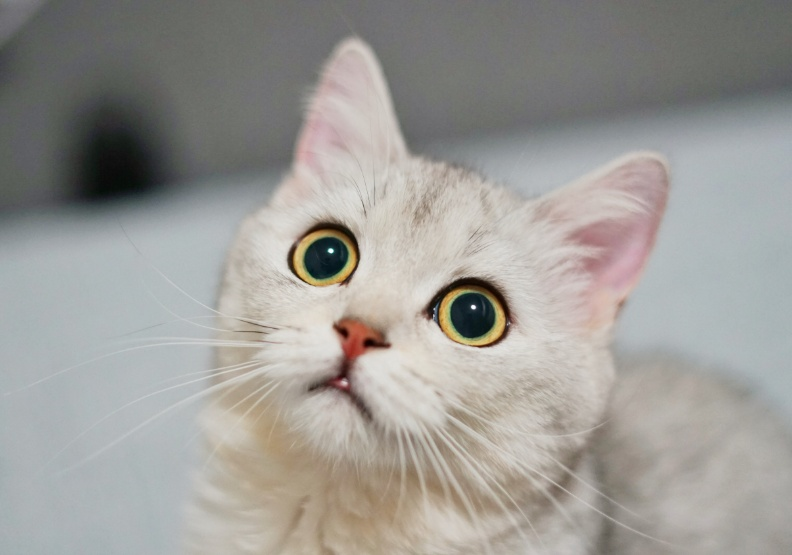
#> input picture Python/OpenCV/IMG&MP4/Cat.jpg, 792 x 555 px, found by its file name
$ python Common_Function.py
#> lines starting #> are read from the running program, lines starting #| are printed output that depends on the picture; after the words box and inside, x2 and y2 are one past the last pixel; in counts of white or black regions, pixels touching at a corner belong together
import cv2
import numpy as np
img=cv2.imread('D:\Coding\OpenCV\IMG&MP4\Cat.jpg')
#> img is the input picture: shape (555, 792, 3); mean B, G, R 150.2, 154.5, 156.5
# cv2.imshow('img',img)
# cv2.waitKey(0)

#灰階圖片
grayImg = cv2.cvtColor(img ,cv2.COLOR_BGR2GRAY)
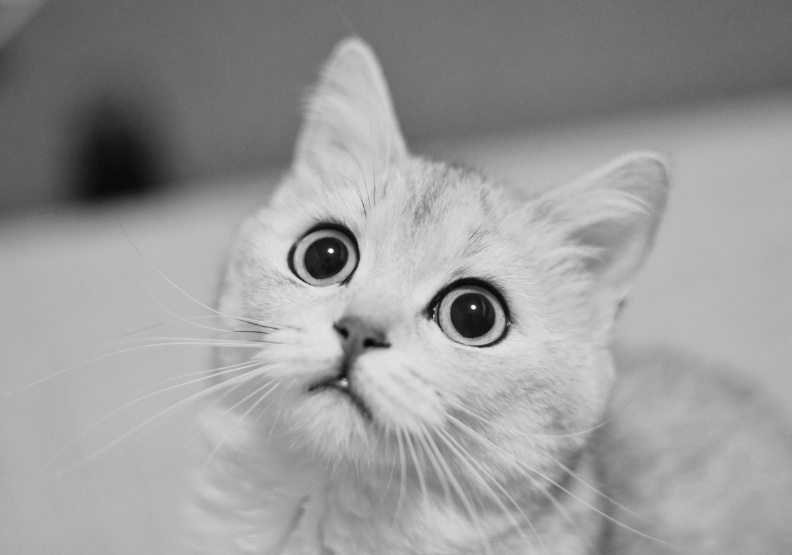
#> grayImg: shape (555, 792); min 5, max 253, mean 154.6
# cv2.imshow('img',grayImg)
# cv2.waitKey(0)

#高斯模糊
blurImg = cv2.GaussianBlur(img,(9,9),5) #(要處理的圖片, Kernel大小(要奇數), 標準差)
# cv2.imshow('img', blurImg)
# cv2.waitKey(0)

#邊緣
cannyImg = cv2.Canny(img, 50 ,100) #(要處理的圖片, 要被省略的分數, 要看成邊緣的分數)
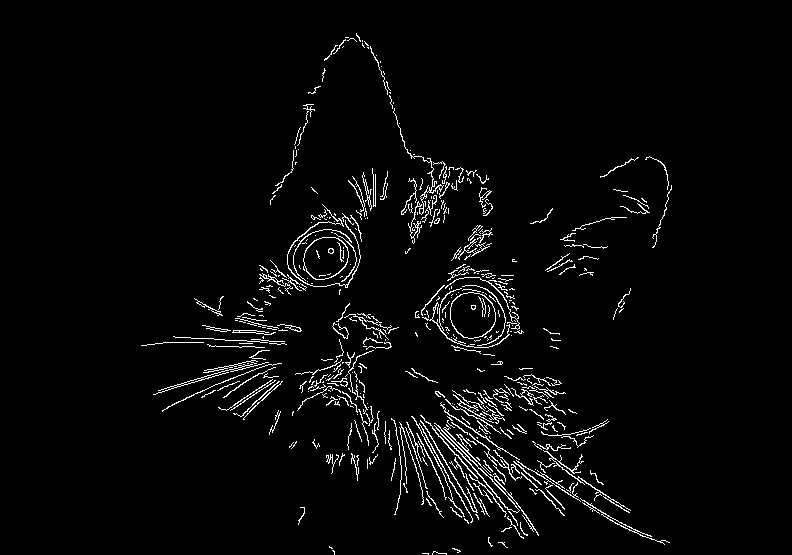
#> cannyImg: shape (555, 792); 3.1% white in thin lines or dots, all inside (x1, y1, x2, y2) = (141, 33, 672, 555)
# cv2.imshow('img', cannyImg)
# cv2.waitKey(0)

#邊緣膨脹
kernel = np.ones((5,5),np.uint8)
dilateImg = cv2.dilate(cannyImg, kernel, iterations=1) #(要處理的圖片, kernel大小(二維陣列), 膨脹次數)
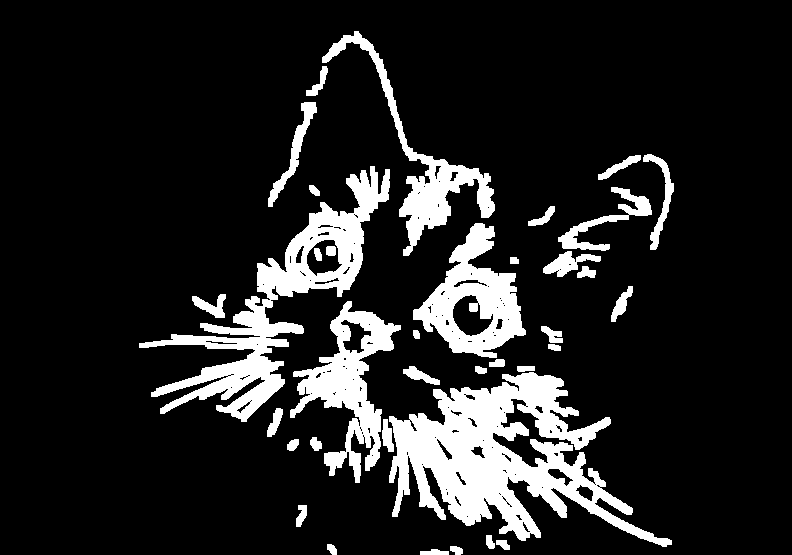
#> dilateImg: shape (555, 792); 14% white; 36 white regions, largest, box (x1, y1, x2, y2) and area: (389, 372, 672, 547) 20657, (139, 166, 390, 422) 13495, (290, 301, 401, 483) 6878
# cv2.imshow('img', dilateImg)
# cv2.waitKey(0)

#邊緣變細
erodeImg = cv2.erode(dilateImg, kernel, iterations=1) #跟膨脹一樣
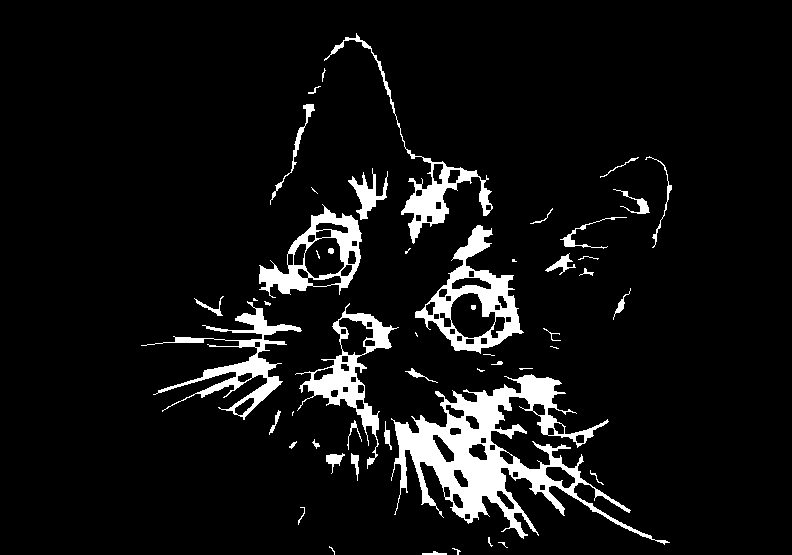
#> erodeImg: shape (555, 792); 7.4% white; 51 white regions (15 under 20 px), largest, box (x1, y1, x2, y2) and area: (391, 374, 670, 545) 12680, (415, 225, 524, 354) 4164, (141, 301, 302, 420) 3369
cv2.imshow('img', erodeImg)
cv2.waitKey(0)

$ run again, with Python/OpenCV/IMG&MP4/Oriange.jpg copied over Python/OpenCV/IMG&MP4/Cat.jpg
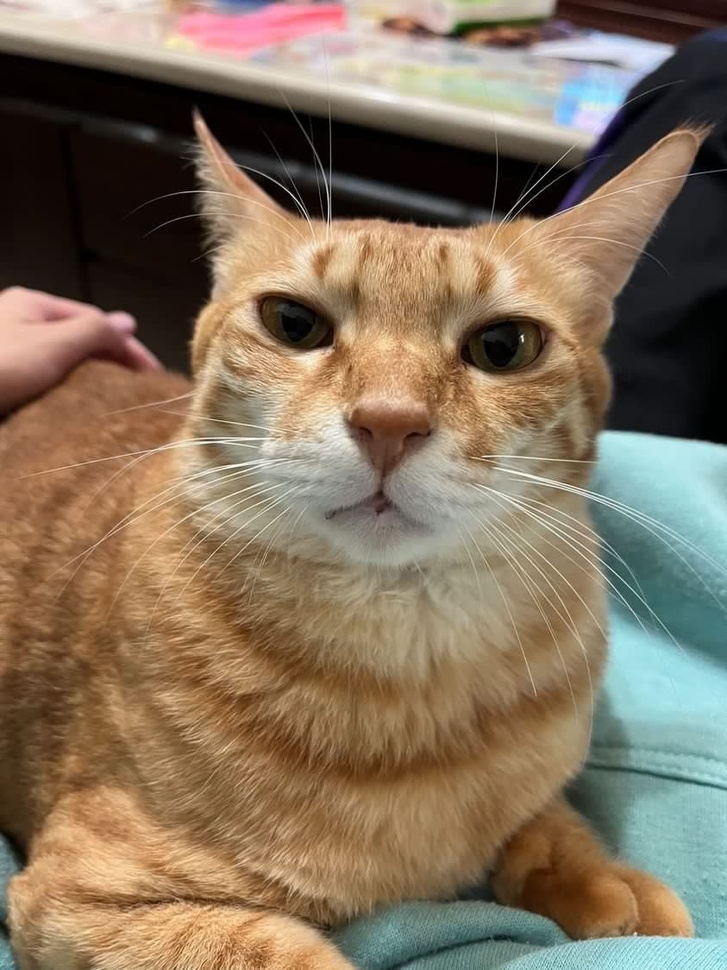
#> input picture Python/OpenCV/IMG&MP4/Oriange.jpg, 727 x 970 px, shrunk from 843 x 1124 before the run, found by its file name
#> img is the input picture: shape (970, 727, 3); mean B, G, R 93.7, 114.7, 132
#> `cannyImg = cv2.Canny(img, 50 ,100)`:
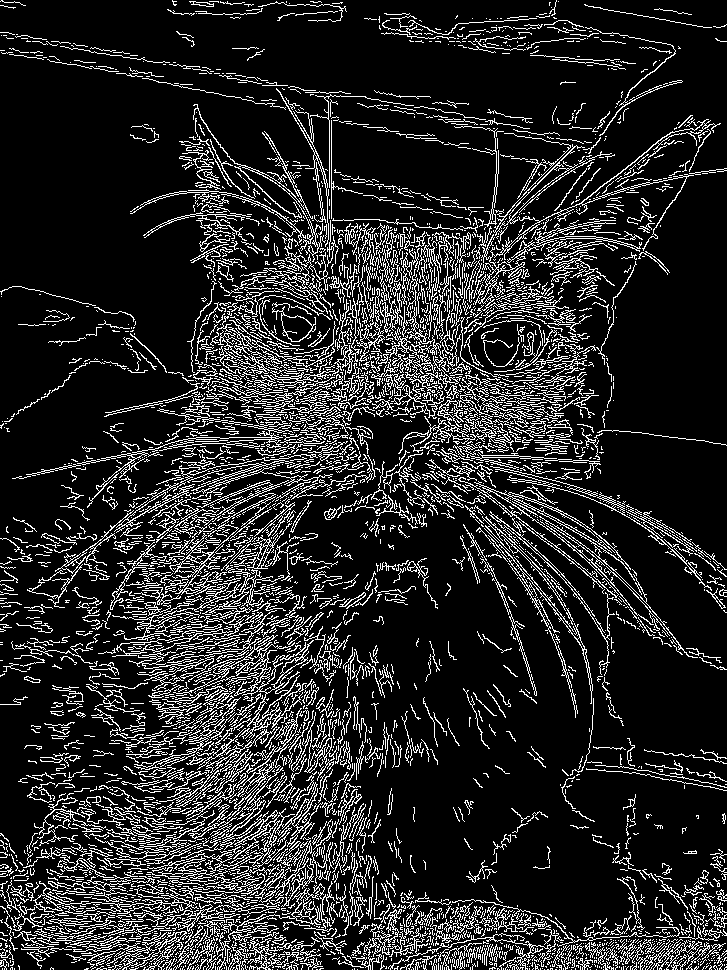
#> cannyImg: shape (970, 727); 15.3% white in thin lines or dots
#> dilateImg: shape (970, 727); 54.9% white; 680 black regions (477 under 20 px), largest, box (x1, y1, x2, y2) and area: (296, 490, 727, 935) 73499, (0, 56, 312, 374) 50147, (0, 0, 666, 140) 38384
#> `erodeImg = cv2.erode(dilateImg, kernel, iterations=1)`:
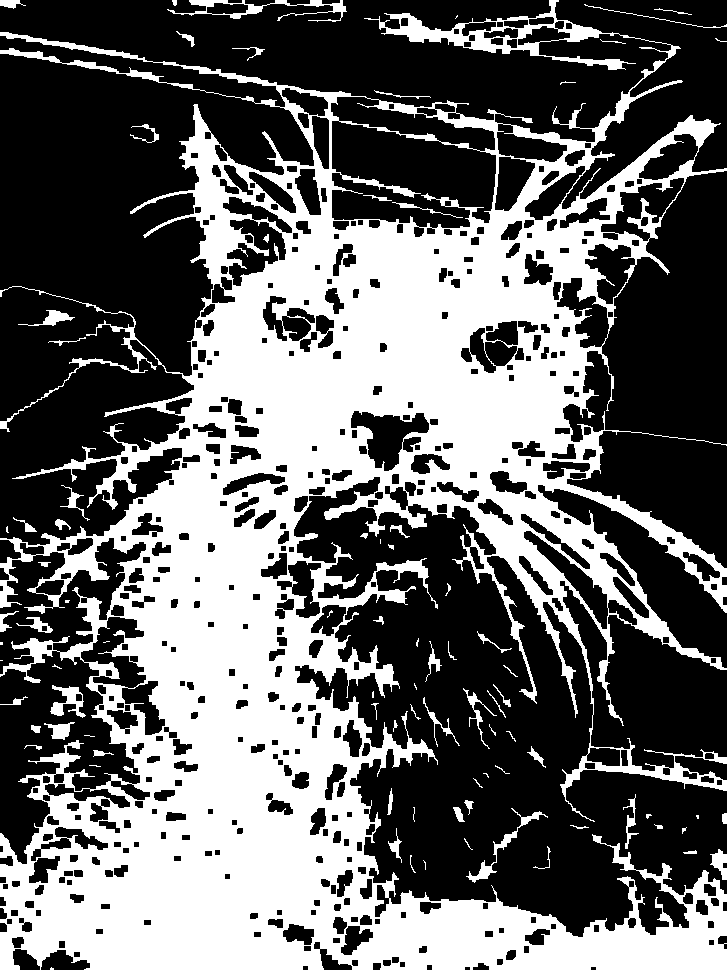
#> erodeImg: shape (970, 727); 40% white; 86 white regions (26 under 20 px), largest, box (x1, y1, x2, y2) and area: (0, 0, 727, 970) 274898, (167, 0, 347, 22) 964, (466, 808, 548, 883) 611
